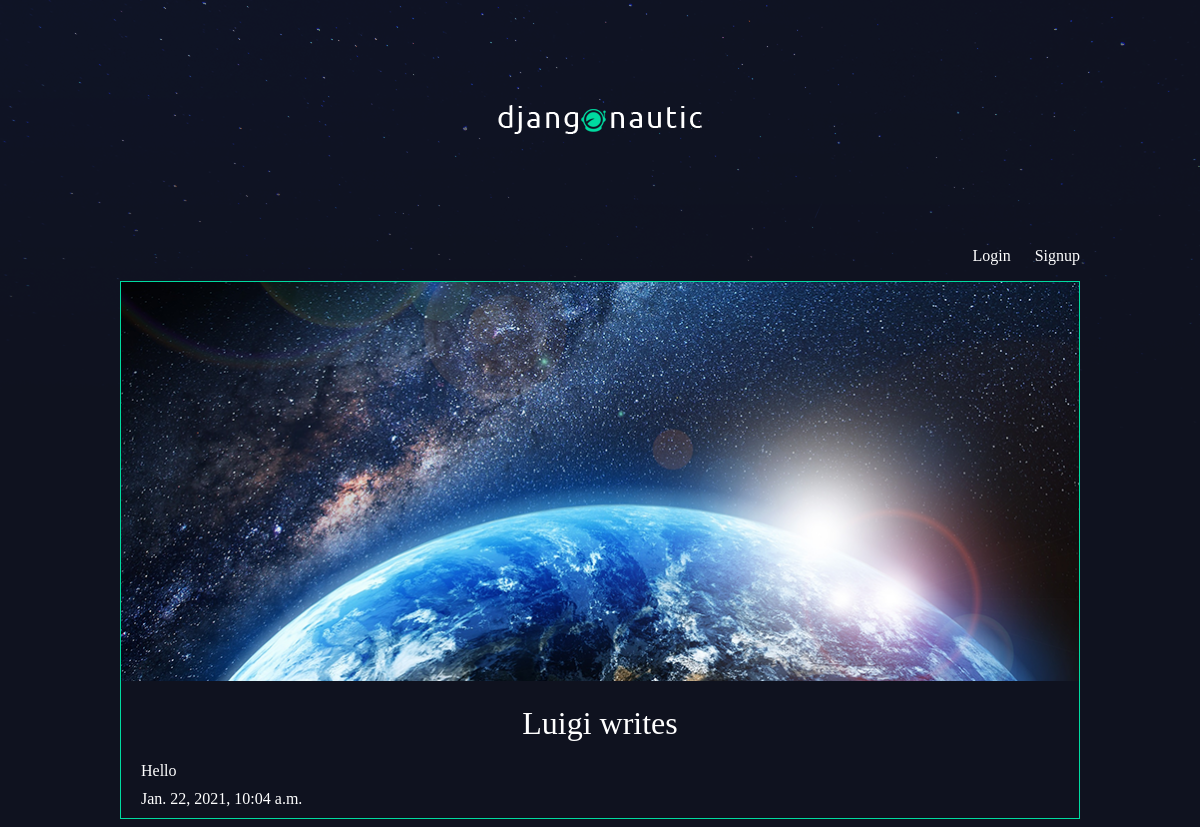
The page /articles/luigi-writes/ on the database its author committed.
### articles/models.py (models this page shows, shortened)
class Article(models.Model):
    title = models.CharField(max_length=100)
    slug = models.SlugField()
    body = models.TextField()
    date = models.DateTimeField(auto_now_add = True)
    thumb = models.ImageField(default='default.png',blank=True)
    author = models.ForeignKey(User,on_delete=models.CASCADE, default=None)

### articles/views.py (the view)
# urls.py: re_path(r'^(?P<slug>[\w-]+)/$',views.article_detail, name='detail'),
def article_detail(request, slug):
    article = Article.objects.get(slug=slug)
    return render(request, 'articles/article_detail.html',{'article':article})

### articles/templates/articles/article_detail.html
{% extends 'base_layout.html' %}
{% block content %}
    <div class="article-detail">
        <div class="article">
            <img src="{{ article.thumb.url }}" />
            <h2>
                 {{ article.title }}
            </h2>
            <p>{{ article.body }}</p>
            <p>{{ article.date }}</p>
        </div>
    </div>
{% endblock %}

### assets/styles.css (style rules this page uses)
body { background-color: #0f121f; background-image: url(/static/stars.png); background-repeat: no-repeat; color: #fff; }
body * { font-family: Ubuntu; }
h1, h2, h3, h4, h5 { font-weight: normal; margin: 0; }
.article { padding: 10px; border: 1px solid #00dba0; position: relative; padding-bottom: 40px; }
.article h2 { font-size: 1.2em; }
.article-detail .article { padding: 0; }
.article-detail .article img { max-width: 100%; }
.article-detail .article h2 { text-align: center; margin: 20px auto; font-size: 2em }
.article-detail .article p { margin: 10px 20px }

### rows shown on the page
Article: thumb (picture), title "Luigi writes", body "Hello", date "Jan. 22, 2021, 10:04 a.m."
